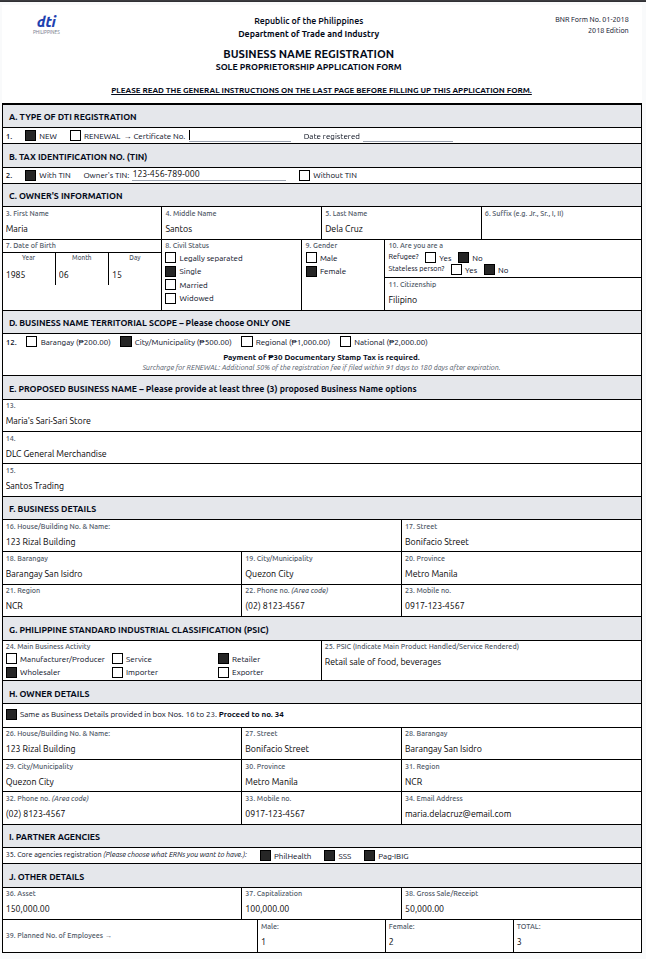
#> input picture notebooks/sample_data/images/dti_bnr_sample_01.png, 646 x 959 px
$ python -i ocr_visual_checkbox_detector.py   (imports and definitions only)
#> lines starting #> are read from the running program, lines starting #| are printed output that depends on the picture; after the words box and inside, x2 and y2 are one past the last pixel; in counts of white or black regions, pixels touching at a corner belong together
"""
Visual Checkbox Detector — Detects checkbox states from form image pixels.

Analyzes graphical checkbox regions (small boxes, squares) in form images to determine
if they are checked (filled/marked) or unchecked (empty). Complements text-based
checkbox detection for forms with both visual checkboxes and text labels.

Algorithm:
1. Load form image
2. Detect checkbox-like regions (small rectangular objects with borders)
3. Analyze pixel intensity to determine fill state (dark=checked, light=unchecked)
4. Match checkboxes to nearby OCR text labels (e.g., "Manufacturer", "Service")
5. Return DetectedCheckbox objects compatible with existing system
"""

import cv2
import numpy as np
from dataclasses import dataclass
from typing import Any, Optional
import logging

logger = logging.getLogger(__name__)


@dataclass
class VisualCheckboxMatch:
    """Result of visual checkbox detection from image"""
    x: int                    # X coordinate of checkbox center
    y: int                    # Y coordinate of checkbox center
    width: int                # Checkbox width in pixels
    height: int               # Checkbox height in pixels
    fill_percentage: float    # Percentage of checkbox filled (0.0-1.0)
    is_checked: bool          # True if filled threshold exceeded
    confidence: float         # 0.0-1.0 confidence in detection


def detect_visual_checkboxes(
    image_path: str,
    min_box_size: int = 8,
    max_box_size: int = 50,
    fill_threshold: float = 0.4,
) -> list[VisualCheckboxMatch]:
    """
    Detect visual checkboxes in a form image.

    Args:
        image_path: Path to form image file
        min_box_size: Minimum checkbox dimension in pixels (default: 8)
        max_box_size: Maximum checkbox dimension in pixels (default: 50)
        fill_threshold: Percentage fill to classify as checked (default: 0.4)

    Returns:
        List of detected checkboxes with coordinates and fill status
    """
#> called with min_box_size = 8, max_box_size = 50, fill_threshold = 0.4
    try:
        # Load image
        image = cv2.imread(image_path)
#> image is the input picture: shape (959, 646, 3); mean B, G, R 233.7, 232.4, 231.8
        if image is None:
            logger.warning(f"Failed to load image: {image_path}")
            return []

        # Convert to grayscale
        gray = cv2.cvtColor(image, cv2.COLOR_BGR2GRAY)

        # Apply threshold to create binary image
        # Dark areas (text, checkmarks) = 0, light areas (paper) = 255
        _, binary = cv2.threshold(gray, 200, 255, cv2.THRESH_BINARY_INV)
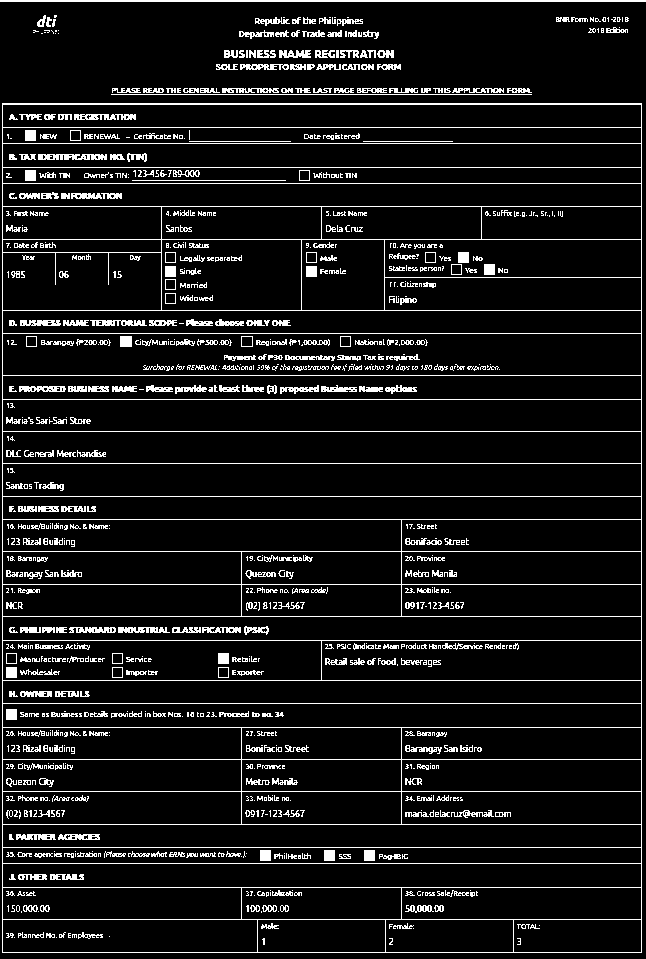
#> binary: shape (959, 646); 9% white in thin lines or dots

        # Find contours (potential checkboxes and text)
        contours, _ = cv2.findContours(binary, cv2.RETR_TREE, cv2.CHAIN_APPROX_SIMPLE)
#> contours = 1899 contours, 1524 with area under 20; largest, box (x1, y1, x2, y2) and area: (2, 103, 642, 953) 542511, (2, 333, 642, 376) 26836, (2, 463, 642, 497) 21085, (2, 431, 642, 464) 20446, (2, 399, 642, 432) 20446

        checkboxes = []

        for contour in contours:
            # Get bounding rectangle
            x, y, w, h = cv2.boundingRect(contour)

            # Filter by size (checkbox-like dimensions)
            if w < min_box_size or h < min_box_size or w > max_box_size or h > max_box_size:
                continue

            # Filter by aspect ratio (checkboxes are roughly square)
            aspect_ratio = w / h if h > 0 else 0
            if aspect_ratio < 0.6 or aspect_ratio > 1.6:
                continue

            # Extract checkbox region
            checkbox_region = gray[y : y + h, x : x + w]

            # Analyze fill: calculate percentage of dark pixels (checked = more dark pixels)
            # Threshold: pixels darker than 100 are considered "filled"
            dark_pixels = cv2.countNonZero(cv2.threshold(checkbox_region, 100, 255, cv2.THRESH_BINARY_INV)[1])
            total_pixels = w * h
            fill_percentage = dark_pixels / total_pixels if total_pixels > 0 else 0.0

            # Determine if checkbox is checked
            is_checked = fill_percentage >= fill_threshold

            # Confidence based on how clearly filled/empty it is
            # Higher confidence if clearly one or the other
            if fill_percentage < 0.1:
                confidence = 0.9  # Clearly empty
            elif fill_percentage > 0.7:
                confidence = 0.9  # Clearly filled
            else:
                confidence = 0.6 + (abs(fill_percentage - 0.5) * 0.4)  # Intermediate

            checkbox = VisualCheckboxMatch(
                x=x + w // 2,  # Center X
                y=y + h // 2,  # Center Y
                width=w,
                height=h,
                fill_percentage=fill_percentage,
                is_checked=is_checked,
                confidence=confidence,
            )
            checkboxes.append(checkbox)
#> this loop made 1899 passes
#> (x, y, w, h, aspect_ratio, dark_pixels, total_pixels, fill_percentage) on passes 200, 201, 202, 351, 528, 625, 626, 627, 628, 629, 661, 662: (364, 850, 11, 11, 1, 121, 121, 1), (324, 850, 11, 11, 1, 121, 121, 1), (260, 850, 11, 11, 1, 121, 121, 1), (6, 778, 11, 9, 1.22, 7, 99, 0.0707), (6, 709, 11, 11, 1, 121, 121, 1), (218, 667, 11, 11, 1, 40, 121, 0.331), (218, 667, 11, 11, 1, 40, 121, 0.331), (112, 667, 11, 11, 1, 40, 121, 0.331), (112, 667, 11, 11, 1, 40, 121, 0.331), (6, 667, 11, 11, 1, 121, 121, 1), (218, 653, 11, 11, 1, 121, 121, 1), (112, 653, 11, 11, 1, 40, 121, 0.331)
#> (x, y, w, h) on passes 2, 3, 4, 5, 7, 8: (513, 919, 129, 34), (517, 938, 4, 7), (539, 925, 1, 1), (530, 924, 10, 5), (517, 924, 13, 5), (521, 924, 5, 5)
#> after the loop, checkboxes = 50 items

        logger.info(f"Detected {len(checkboxes)} visual checkboxes from image")
        return checkboxes

    except Exception as e:
        logger.error(f"Error detecting visual checkboxes: {e}")
        return []


# [94 lines left out: functions match_visual_checkboxes_to_labels, analyze_checkbox_region, not called in this run]

>>> result = detect_visual_checkboxes('../../notebooks/sample_data/images/dti_bnr_sample_01.png')
#> result = 50 items
